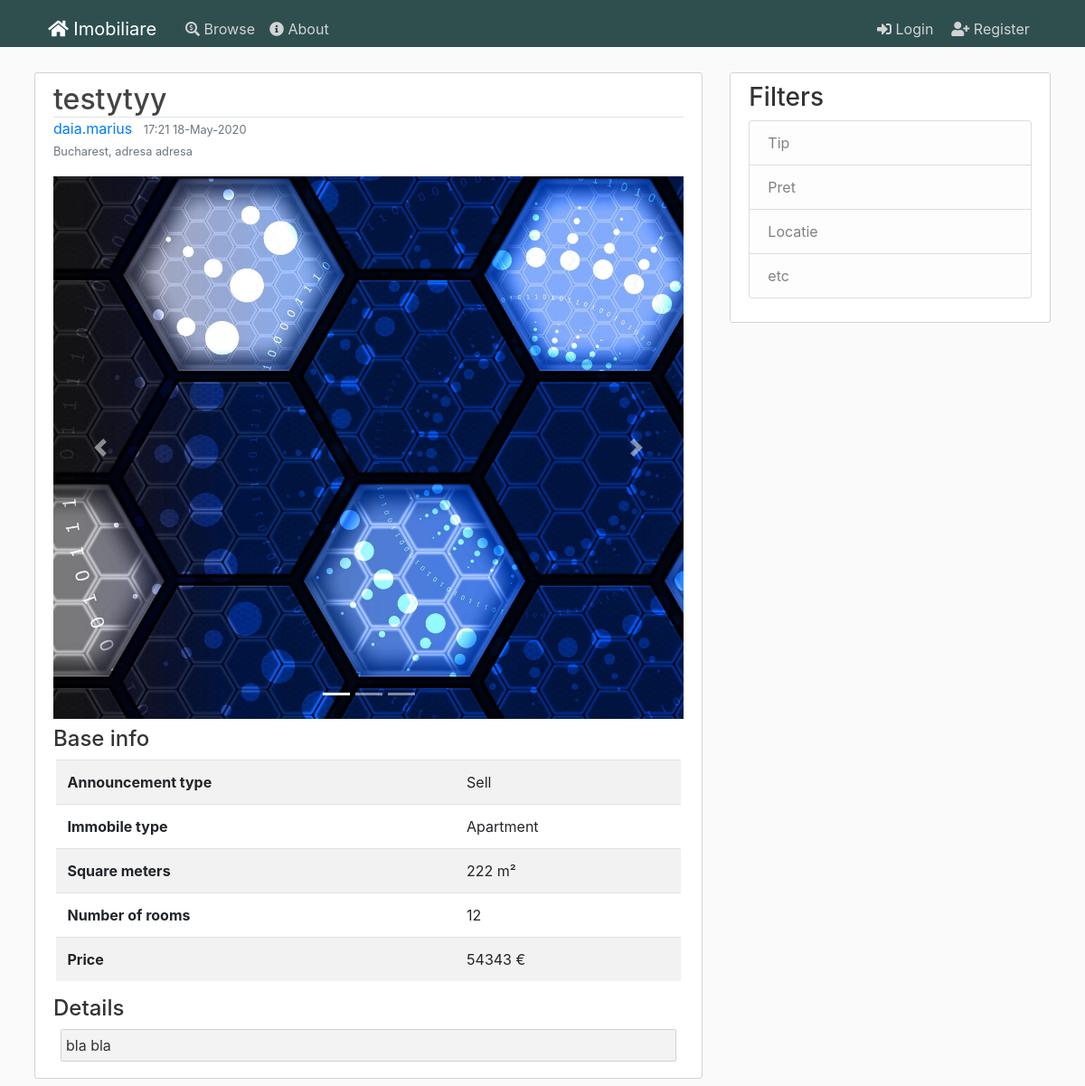
Screenshot of /post/3 with the database file from the repository.
### flaskblog/models.py (models this page shows, shortened)
class Post(db.Model):
    id = db.Column(db.Integer, primary_key=True)
    title = db.Column(db.String(100), nullable=False)
    date_posted = db.Column(db.DateTime, nullable=False, default=datetime.utcnow)
    content = db.Column(db.Text, nullable=False)
    user_id = db.Column(db.Integer, db.ForeignKey('user.id'), nullable=False)
    city_id = db.Column(db.Integer, db.ForeignKey('city.id'), nullable=False)
    anouncement_type = db.Column(db.String(20), nullable=False)
    house_type = db.Column(db.String(20), nullable=False)
    price = db.Column(db.Integer, nullable=False)
    square_meters = db.Column(db.Integer, nullable=False)
    number_rooms = db.Column(db.Integer, nullable=False)
    address = db.Column(db.String(100), nullable=False)
    post = db.relationship('Image')

class User(db.Model, UserMixin):
    id = db.Column(db.Integer, primary_key=True)
    username = db.Column(db.String(20), unique=True, nullable=False)
    email = db.Column(db.String(120), unique=True, nullable=False)
    image_file = db.Column(db.String(20), nullable=False, default='default.jpg')
    password = db.Column(db.String(60), nullable=False)
    posts = db.relationship('Post', backref='author', lazy=True)

class City(db.Model):
    id = db.Column(db.Integer, primary_key=True)
    name = db.Column(db.String(100), nullable=False)
    country_id = db.Column(db.Integer, db.ForeignKey('country.id'), nullable=False)
    country = db.relationship('Country', back_populates="cities")
    posts = db.relationship('Post', backref='city', lazy=True)

class Image(db.Model):
    id = db.Column(db.Integer, primary_key=True)
    name = db.Column(db.String(100), nullable=False)
    post_id = db.Column(db.Integer, db.ForeignKey('post.id'), nullable=False)
    post = db.relationship('Post', backref='images', lazy=True)

### flaskblog/posts/routes.py (the view)
@posts.route("/post/<int:post_id>")
def post(post_id):
    post = Post.query.get_or_404(post_id)
    images = Image.query.filter_by(post_id=post_id)
    return render_template('test.html',images=images, title=post.title, post=post)

### flaskblog/templates/test.html (shortened to what this page needs)
{% extends "layout.html" %}
{% block content %}
<article class=" content-section">
  <h2 class="article-title border-bottom mb-0">{{ post.title }}</h2>
  <div class="article-metadata mb-3">
    <a class="mr-2" href="{{ url_for('users.user_posts', username=post.author.username) }}">{{ post.author.username }}</a>
    <small class="text-muted">{{ post.date_posted.strftime('%H:%M %d-%B-%Y') }}</small><br>
    <small class="text-muted">{{post.city.name}}, {{post.address}}</small>
  </div>
  <div id="carouselExampleIndicators" class="carousel slide" data-ride="carousel">
    <ol class="carousel-indicators">
      {% for image in images %}
        <li data-target="#carouselExampleIndicators" data-slide-to="{{loop.index-1}}" class="{{ 'active' if loop.index == 1 else '' }}"></li>
      {% endfor %}
    </ol>
    <div class="carousel-inner">
      {% for image in images %}
        <div class="carousel-item {{ 'active' if loop.index == 1 else '' }}">
          <img class="d-block w-100 post-image" src="/static/post_pics/{{image.name}}">
        </div>
      {% endfor %}
    </div>
    <a class="carousel-control-prev" href="#carouselExampleIndicators" role="button" data-slide="prev">
      <span class="carousel-control-prev-icon" aria-hidden="true"></span>
    </a>
    <a class="carousel-control-next" href="#carouselExampleIndicators" role="button" data-slide="next">
      <span class="carousel-control-next-icon" aria-hidden="true"></span>
    </a>
  </div>
  <h4 class="mt-2">Base info</h4>
  <div class="">
    <table class="table table-striped">
        <tr>
          <th scope="col">Announcement type</th>
          <td class="text-left">{{post.anouncement_type}}</td>
        </tr>
        <tr>
          <th scope="col">Immobile type</th>
          <td>{{post.house_type}}</td>
        </tr>
        <tr>
          <th scope="col">Square meters</th>
          <td>{{post.square_meters}} m²</td>
        </tr>
        <tr>
          <th scope="col">Number of rooms</th>
          <td>{{post.number_rooms}}</td>
        </tr>
        <tr>
          <th scope="col">Price</th>
          <td>{{post.price}} €</td>
        </tr>
    </table>
    <div>
      <h4>Details</h4>
      <div class="check-response-bg m-2">{{post.content}}</div>
    </div>
  </div>
</article>
{% endblock content %}

### flaskblog/static/css/main.css (style rules this page uses)
html { font-size: 16px; overflow-x: hidden; }
body { background: var(--bodybackground); color: var(--bodytextcolor); margin-top: 5rem; width: 100%; }
h1, h2, h3, h4, h5, h6 { color: var(--bodytextcolor); }
.content-section { background: var(--white); padding: 10px 20px; border: 1px solid var(--lightgray); border-radius: 3px; margin-bottom: 20px; }
.article-title { color: #444444; }
.post-image { height: 600px; width: auto !important; display: block; margin-left: auto; margin-right: auto; }
.carousel { background-color: var(--dark); }
.article-metadata { padding-bottom: 1px; margin-bottom: 4px; border-bottom: 1px solid #e3e3e3 }
.content-section { overflow: auto ; width:100% !important; overflow-x: hidden !important; }
.check-response-bg { background-color: var(--fadegray); border-radius: 2px; border: 1px solid var(--lightgray); padding: 5px; margin-top: 0; margin-bottom: 0; }
:root { --darkgreen: #2F4F4F; --lightblue: #17a2b8; --dark: #343a40; --lightgreen: #28a745; --darkred: #b00020; --yellow: #ffc107; --white: white; --gray: gray; --lightgray: lightgray; --fadegray: #f3f3f3; --bodybackground: #fafafa; --bodytextcolor: #333333; --blueglow: rgba(41, 137, 167, 0.2); --whiteglow: rgba(254, 255, 205, 0.2); }
.article-metadata { border-bottom: none; }
.content-section { overflow-x: auto !important; }
.table { width: 99%; margin-left: auto; margin-right: auto; }

### rows the page displays
Post: title "testytyy", date_posted "17:21 18-May-2020", address "adresa adresa", anouncement_type "Sell", house_type "Apartment", square_meters "222", number_rooms "12", price "54343", content "bla bla"
User: author.username "daia.marius"
City: city.name "Bucharest"
Image: name (picture)
